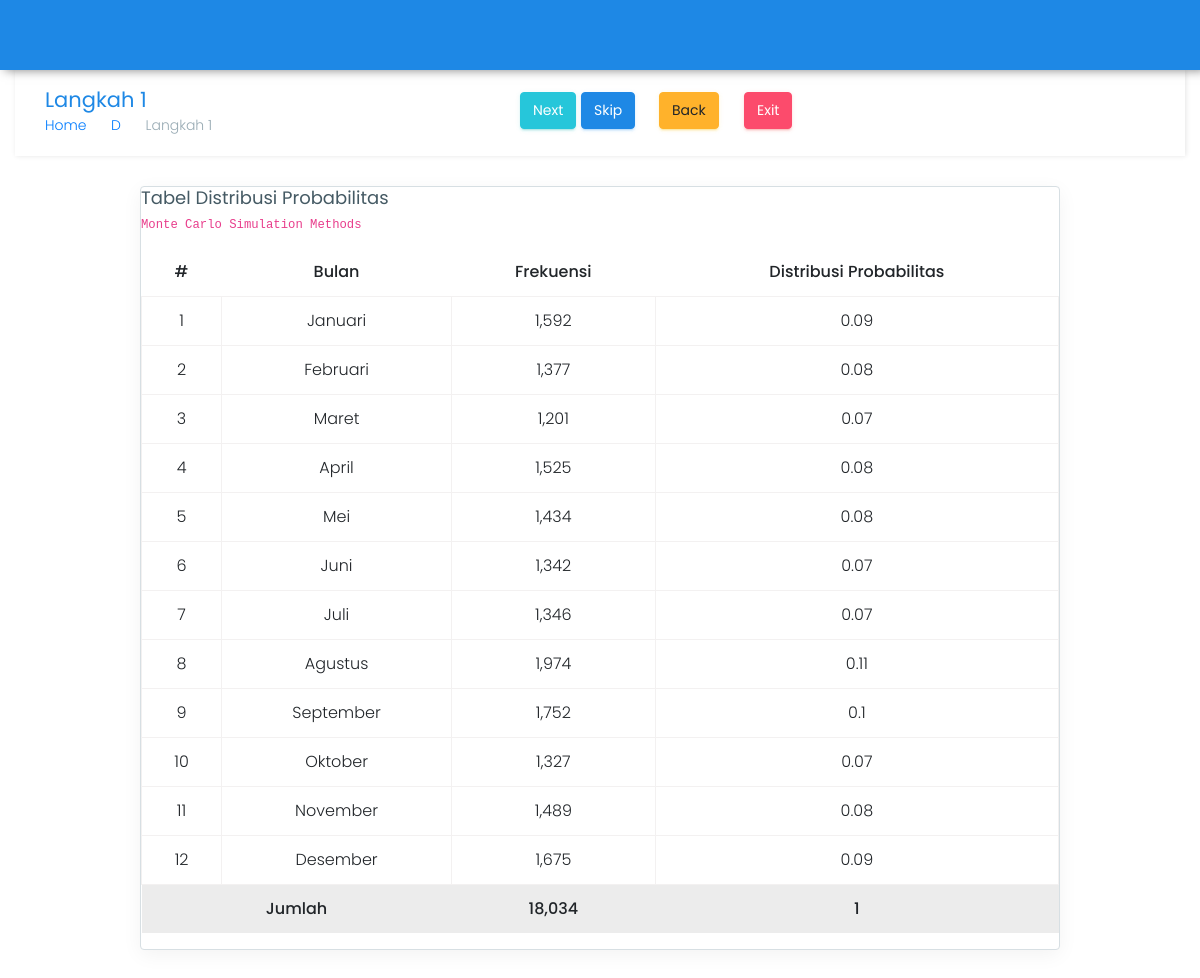
Page /target18/satu.php on the committed database.
### tables this page shows
CREATE TABLE `data_2017` (
  `id_bulan` varchar(10) NOT NULL,
  `jumlah_pasien` int(10) NOT NULL
);

CREATE TABLE `tabel_bulan` (
  `id_bulan` varchar(10) NOT NULL,
  `nama_bulan` varchar(50) NOT NULL
);

### target18/satu.php (the view, shortened to what this page needs)
<?php
require_once "../config/koneksi.php";
?>
<!DOCTYPE html>
<html lang="en">
<head>
    <link href="../assets/plugins/bootstrap/css/bootstrap.min.css" rel="stylesheet">
    <link href="../lite/css/style.css" rel="stylesheet">
    <link href="../lite/css/colors/blue.css" id="theme" rel="stylesheet">
</head>
<body class="card-no-border">
        <header class="topbar">
            <nav class="navbar top-navbar navbar-toggleable-sm navbar-light"></nav>
        </header>
            <div class="container">
                <div class="row page-titles">
                    <div class="col-md-5 col-8 align-self-center">
                        <h3 class="text-themecolor m-b-0 m-t-0">Langkah 1</h3>
                        <ol class="breadcrumb">
                            <li class="breadcrumb-item"><a href="../">Home</a></li>
                            <li class="breadcrumb-item"><a href="index.php">D</a></li>
                            <li class="breadcrumb-item active">Langkah 1</li>
                        </ol>
                    </div>
                    <div class="col-md-7 col-4 align-self-center">
                        <a href="dua.php" class="btn waves-effect waves-light btn-success pull-right hidden-sm-down" data-toggle="tooltip" data-placement="top" title="Klik Untuk Lanjut Ke Langkah 2"> Next</a>
                        <a href="tiga.php" class="btn waves-effect waves-light btn-info pull-right hidden-sm-down" style="margin-right: 20px;" data-toggle="tooltip" data-placement="top" title="Klik Untuk Lompat Ke langkah 3"> Skip</a>
                        <a href="index.php" class="btn waves-effect waves-light btn-warning pull-right hidden-sm-down" style="margin-right: 20px;" data-toggle="tooltip" data-placement="top" title="Klik Untuk Kembali ke Halaman Sebelumnya"> Back</a>
                        <a href="../" class="btn waves-effect waves-light btn-danger pull-right hidden-sm-down" style="margin-right: 20px;" data-toggle="tooltip" data-placement="top" title="Klik Untuk Keluar"> Exit</a>
                    </div>
                </div>
                <div class="row">
                    <div class="col-lg-10 offset-1">
                        <div class="card">
                            <div class="card-block">
                                <h4 class="card-title">Tabel Distribusi Probabilitas</h4>
                                <h6 class="card-subtitle"><code>Monte Carlo Simulation Methods</code></h6>
                                <div class="table-responsive">
                                    <table class="table table-hover table-bordered">
                                        <thead>
                                            <tr>
                                                <th class="text-center">#</th>
                                                <th class="text-center">Bulan</th>
                                                <th class="text-center">Frekuensi</th>
                                                <th class="text-center">Distribusi Probabilitas</th>
                                            </tr>
                                        </thead>
                                        <tbody>
                                        <?php
                                        $no = 1;
                                        $querys = mysqli_query($con, "SELECT b.nama_bulan, d.jumlah_pasien FROM tabel_bulan b, data_2017 d WHERE b.id_bulan = d.id_bulan") or die(mysqli_error($con));
                                        $totals = mysqli_query($con, "SELECT SUM(jumlah_pasien) AS total FROM data_2017");
                                        $total = mysqli_fetch_array($totals);
                                        foreach ($querys as $query) : ?>
                                            <tr>
                                                <td class="text-center"><?= $no++ ?></td>
                                                <td class="text-center"><?= $query['nama_bulan'] ?></td>
                                                <td class="text-center"><?= number_format($query['jumlah_pasien']) ?></td>
                                                <td class="text-center"><?= @$disprob = round($query['jumlah_pasien'] / $total['total'], 2) ?></td>
                                            </tr>
                                            <?php @$jumlah =  $total['total']; ?>
                                            <?php @$sumdisprob += $disprob ?>
                                        <?php endforeach; ?>
                                        </tbody>
                                        <tfoot class="table-active">
                                            <tr>
                                                <th colspan="2" class="text-center">Jumlah</th>
                                                <th class="text-center"> <?= number_format($jumlah) ?></th>
                                                <th class="text-center"><?= round($sumdisprob, 1) ?></th>
                                            </tr>
                                        </tfoot>
                                    </table>
                                </div>
                            </div>
                        </div>
                    </div>
                </div>
        </div>
</body>
</html>

### lite/css/colors/blue.css (style rules this page uses)
.topbar { background: #1e88e5; }
.text-themecolor { color: #1e88e5 !important; }

### target18/satu.php (style rules this page uses)
body { background: url(../assets/images/full-bloom.png); }

### rows in the picture
data_2017: id_bulan.nama_bulan "Januari", jumlah_pasien "1,592", total "0.09"
data_2017: id_bulan.nama_bulan "Februari", jumlah_pasien "1,377", total "0.08"
data_2017: id_bulan.nama_bulan "Maret", jumlah_pasien "1,201", total "0.07"
data_2017: id_bulan.nama_bulan "April", jumlah_pasien "1,525", total "0.08"
data_2017: id_bulan.nama_bulan "Mei", jumlah_pasien "1,434", total "0.08"
data_2017: id_bulan.nama_bulan "Juni", jumlah_pasien "1,342", total "0.07"
data_2017: id_bulan.nama_bulan "Juli", jumlah_pasien "1,346", total "0.07"
data_2017: id_bulan.nama_bulan "Agustus", jumlah_pasien "1,974", total "0.11"
data_2017: id_bulan.nama_bulan "September", jumlah_pasien "1,752", total "0.1"
data_2017: id_bulan.nama_bulan "Oktober", jumlah_pasien "1,327", total "0.07"
data_2017: id_bulan.nama_bulan "November", jumlah_pasien "1,489", total "0.08"
data_2017: id_bulan.nama_bulan "Desember", jumlah_pasien "1,675", total "0.09"

### other values in the picture
$jumlah "18,034"
$sumdisprob "1"
